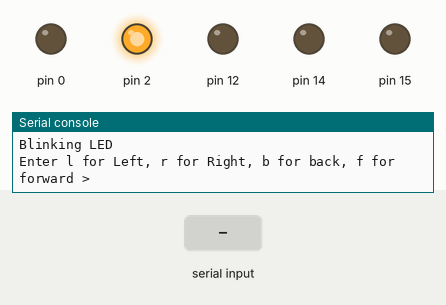
Recording of a program running on a simulated MicroPython board. On the bench: output pins drawn as LEDs (lit = HIGH), the last lines printed to the serial console. Inputs (shaded band) come from the test bench.

Above: at 4.4 s.
4.5 s: "l" typed at the serial console, then Enter
At 6.1 s:
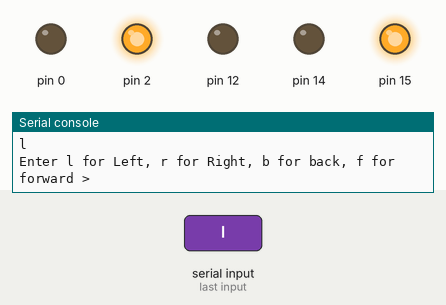
6.5 s: "r" typed at the serial console, then Enter
At 7.6 s:
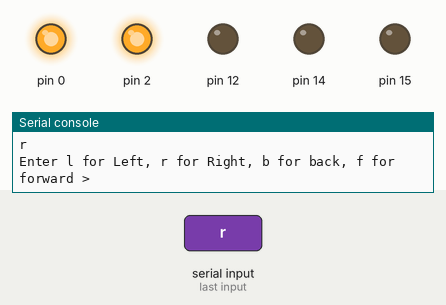
8.5 s: "b" typed at the serial console, then Enter
At 9.3 s:
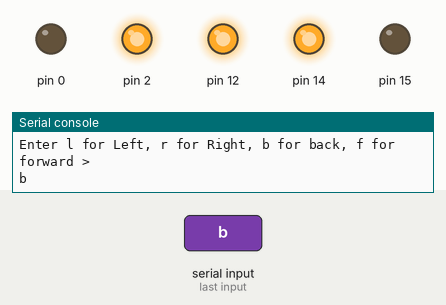
11.0 s: "1" typed at the serial console, then Enter
At 13.2 s:
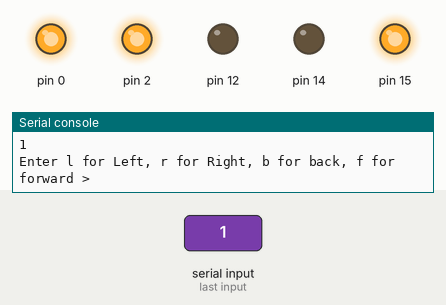
Timing chart, 0 to 14.5 s (numbered marks = the images above; inputs shaded):
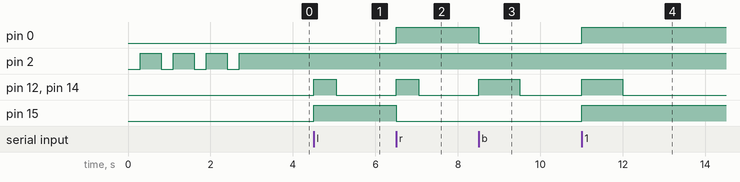

Measured:
- after the input at 4.5 s, pin 12, pin 14: LOW → HIGH at once, → LOW 0.55 s later; pin 15: LOW → HIGH at once
- after the input at 6.5 s, pin 0: LOW → HIGH at once; pin 12, pin 14: LOW → HIGH at once, → LOW 0.55 s later; pin 15: HIGH → LOW at once
- after the input at 8.5 s, pin 0: HIGH → LOW at once; pin 12, pin 14: LOW → HIGH at once, → LOW 1.0 s later
- after the input at 11.0 s, pin 0, pin 15: LOW → HIGH at once; pin 12, pin 14: LOW → HIGH at once, → LOW 1.0 s later

The program:

drive_robot.py
```python
from machine import Pin as pin, PWM
import utime,  os

OFF = 0; ON = 1
LED_OFF = 1; LED_ON = 0
FORWARD = 1; BACK = 0
pwmRight = pin(14,pin.OUT)
dirRight = pin(15,pin.OUT)
pwmLeft = pin(12,pin.OUT)
dirLeft = pin(0,pin.OUT)
LED = pin(2,pin.OUT)
LED.value(LED_OFF)


def move(dir):
    if dir=="l":
        dirRight.value(FORWARD); dirLeft.value(BACK); duration = 0.55
    elif dir=="r":
        dirRight.value(BACK); dirLeft.value(FORWARD); duration = 0.55
    elif dir=="b":
        dirRight.value(BACK); dirLeft.value(BACK); duration = 1
    else:
        dirRight.value(FORWARD); dirLeft.value(FORWARD); duration = 1

    pwmRight.value(ON);  pwmLeft.value(ON);  utime.sleep(duration)
    pwmRight.value(OFF); pwmLeft.value(OFF); utime.sleep(0.1)

print("Blinking LED")
for i in range(4):
    LED.value(LED_ON); utime.sleep(0.3)
    LED.value(LED_OFF); utime.sleep(0.5)

while True:
    dir = input("Enter l for Left, r for Right, b for back, f for forward > ")
    move(dir)
```
